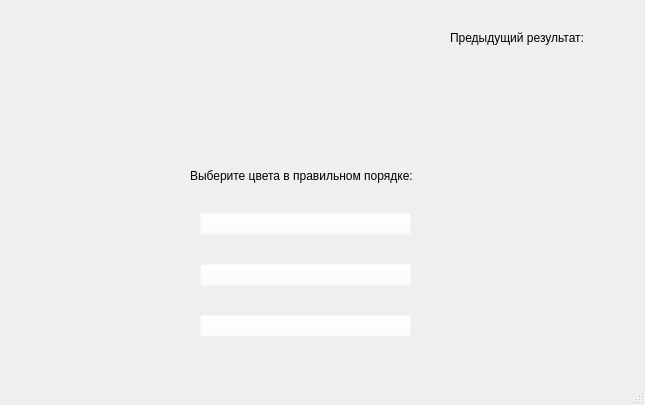
<?xml version="1.0" encoding="UTF-8"?>
<ui version="4.0">
 <class>MainWindow</class>
 <widget class="QMainWindow" name="MainWindow">
  <property name="geometry">
   <rect>
    <x>0</x>
    <y>0</y>
    <width>645</width>
    <height>405</height>
   </rect>
  </property>
  <property name="windowTitle">
   <string>Цвета (Легкий)</string>
  </property>
  <widget class="QWidget" name="centralwidget">
   <widget class="QFrame" name="frame">
    <property name="geometry">
     <rect>
      <x>230</x>
      <y>10</y>
      <width>151</width>
      <height>151</height>
     </rect>
    </property>
    <property name="whatsThis">
     <string>&lt;html&gt;&lt;head/&gt;&lt;body&gt;&lt;p&gt;&lt;br/&gt;&lt;/p&gt;&lt;/body&gt;&lt;/html&gt;</string>
    </property>
    <property name="styleSheet">
     <string notr="true">background-color: rgba(255, 255, 255, 0);</string>
    </property>
    <property name="frameShape">
     <enum>QFrame::StyledPanel</enum>
    </property>
    <property name="frameShadow">
     <enum>QFrame::Raised</enum>
    </property>
   </widget>
   <widget class="QLabel" name="label">
    <property name="geometry">
     <rect>
      <x>190</x>
      <y>160</y>
      <width>241</width>
      <height>31</height>
     </rect>
    </property>
    <property name="styleSheet">
     <string notr="true">font: 10pt &quot;MS Shell Dlg 2&quot;;</string>
    </property>
    <property name="text">
     <string>Выберите цвета в правильном порядке:</string>
    </property>
   </widget>
   <widget class="QWidget" name="verticalLayoutWidget">
    <property name="geometry">
     <rect>
      <x>200</x>
      <y>190</y>
      <width>211</width>
      <height>170</height>
     </rect>
    </property>
    <layout class="QVBoxLayout" name="verticalLayout">
     <item>
      <widget class="QPushButton" name="pushButton_2">
       <property name="styleSheet">
        <string notr="true">background-color: rgba(255, 255, 255, 0);
</string>
       </property>
       <property name="text">
        <string/>
       </property>
      </widget>
     </item>
     <item>
      <widget class="QPushButton" name="pushButton_5">
       <property name="styleSheet">
        <string notr="true">background-color: rgba(255, 255, 255, 0);</string>
       </property>
       <property name="text">
        <string/>
       </property>
      </widget>
     </item>
     <item>
      <widget class="QPushButton" name="pushButton">
       <property name="styleSheet">
        <string notr="true">background-color: rgba(255, 255, 255, 0);</string>
       </property>
       <property name="text">
        <string/>
       </property>
      </widget>
     </item>
    </layout>
   </widget>
   <widget class="QLabel" name="label_2">
    <property name="geometry">
     <rect>
      <x>450</x>
      <y>30</y>
      <width>171</width>
      <height>16</height>
     </rect>
    </property>
    <property name="styleSheet">
     <string notr="true">font: 11pt &quot;MS Shell Dlg 2&quot;;</string>
    </property>
    <property name="text">
     <string>Предыдущий результат:</string>
    </property>
   </widget>
   <widget class="QWidget" name="horizontalLayoutWidget_2">
    <property name="geometry">
     <rect>
      <x>10</x>
      <y>80</y>
      <width>118</width>
      <height>31</height>
     </rect>
    </property>
    <layout class="QHBoxLayout" name="horizontalLayout_6">
     <item>
      <widget class="QLabel" name="attempt">
       <property name="styleSheet">
        <string notr="true">font: 12pt &quot;MS Shell Dlg 2&quot;;</string>
       </property>
       <property name="text">
        <string/>
       </property>
      </widget>
     </item>
    </layout>
   </widget>
   <widget class="QWidget" name="horizontalLayoutWidget">
    <property name="geometry">
     <rect>
      <x>10</x>
      <y>40</y>
      <width>61</width>
      <height>31</height>
     </rect>
    </property>
    <layout class="QHBoxLayout" name="horizontalLayout_5">
     <item>
      <widget class="QLabel" name="score">
       <property name="styleSheet">
        <string notr="true">font: 12pt &quot;MS Shell Dlg 2&quot;;</string>
       </property>
       <property name="text">
        <string/>
       </property>
      </widget>
     </item>
    </layout>
   </widget>
   <widget class="QWidget" name="formLayoutWidget">
    <property name="geometry">
     <rect>
      <x>460</x>
      <y>60</y>
      <width>151</width>
      <height>301</height>
     </rect>
    </property>
    <layout class="QFormLayout" name="formLayout">
     <item row="2" column="0">
      <layout class="QHBoxLayout" name="horizontalLayout"/>
     </item>
     <item row="1" column="0">
      <layout class="QHBoxLayout" name="horizontalLayout_2"/>
     </item>
     <item row="0" column="0">
      <layout class="QHBoxLayout" name="horizontalLayout_3"/>
     </item>
    </layout>
   </widget>
  </widget>
  <widget class="QStatusBar" name="statusbar"/>
 </widget>
 <resources/>
 <connections/>
</ui>
